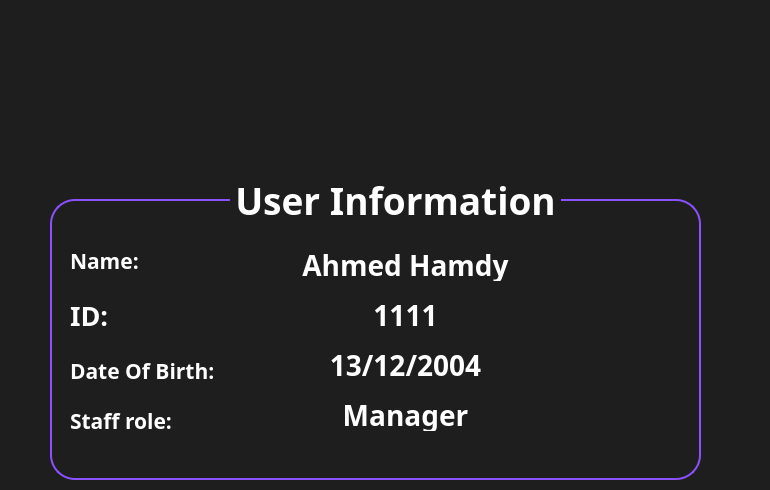
<?xml version="1.0" encoding="UTF-8"?>
<ui version="4.0">
 <class>Staff_profileClass</class>
 <widget class="QWidget" name="Staff_profileClass">
  <property name="geometry">
   <rect>
    <x>0</x>
    <y>0</y>
    <width>770</width>
    <height>490</height>
   </rect>
  </property>
  <property name="windowTitle">
   <string>Form</string>
  </property>
  <property name="styleSheet">
   <string notr="true"> background-color:#1e1e1e; 
color:white;</string>
  </property>
  <widget class="QLabel" name="infoLabel">
   <property name="geometry">
    <rect>
     <x>230</x>
     <y>180</y>
     <width>331</width>
     <height>41</height>
    </rect>
   </property>
   <property name="font">
    <font>
     <family>Futura</family>
     <pointsize>28</pointsize>
     <bold>true</bold>
    </font>
   </property>
   <property name="styleSheet">
    <string notr="true"> background-color:#1e1e1e; </string>
   </property>
   <property name="text">
    <string>User Information</string>
   </property>
   <property name="alignment">
    <set>Qt::AlignmentFlag::AlignCenter</set>
   </property>
  </widget>
  <widget class="QLabel" name="dobLabel">
   <property name="geometry">
    <rect>
     <x>70</x>
     <y>350</y>
     <width>151</width>
     <height>41</height>
    </rect>
   </property>
   <property name="font">
    <font>
     <family>Futura</family>
     <pointsize>16</pointsize>
     <bold>true</bold>
    </font>
   </property>
   <property name="text">
    <string>Date Of Birth:</string>
   </property>
  </widget>
  <widget class="QLabel" name="idLabel">
   <property name="geometry">
    <rect>
     <x>70</x>
     <y>290</y>
     <width>51</width>
     <height>51</height>
    </rect>
   </property>
   <property name="font">
    <font>
     <family>Futura</family>
     <pointsize>20</pointsize>
     <bold>true</bold>
    </font>
   </property>
   <property name="text">
    <string>ID:</string>
   </property>
  </widget>
  <widget class="QLabel" name="DOB">
   <property name="geometry">
    <rect>
     <x>280</x>
     <y>350</y>
     <width>251</width>
     <height>31</height>
    </rect>
   </property>
   <property name="font">
    <font>
     <family>Futura</family>
     <pointsize>21</pointsize>
     <bold>true</bold>
    </font>
   </property>
   <property name="text">
    <string>13/12/2004</string>
   </property>
   <property name="alignment">
    <set>Qt::AlignmentFlag::AlignCenter</set>
   </property>
  </widget>
  <widget class="QLabel" name="frameInfo">
   <property name="geometry">
    <rect>
     <x>50</x>
     <y>199</y>
     <width>651</width>
     <height>281</height>
    </rect>
   </property>
   <property name="styleSheet">
    <string notr="true">border-radius: 25px;
border: 2px solid #8B50FF;
</string>
   </property>
   <property name="text">
    <string/>
   </property>
  </widget>
  <widget class="QLabel" name="Name">
   <property name="geometry">
    <rect>
     <x>280</x>
     <y>250</y>
     <width>251</width>
     <height>31</height>
    </rect>
   </property>
   <property name="font">
    <font>
     <family>Futura</family>
     <pointsize>21</pointsize>
     <bold>true</bold>
    </font>
   </property>
   <property name="text">
    <string>Ahmed Hamdy</string>
   </property>
   <property name="alignment">
    <set>Qt::AlignmentFlag::AlignCenter</set>
   </property>
  </widget>
  <widget class="QLabel" name="nameLabel">
   <property name="geometry">
    <rect>
     <x>70</x>
     <y>240</y>
     <width>71</width>
     <height>41</height>
    </rect>
   </property>
   <property name="font">
    <font>
     <family>Futura</family>
     <pointsize>16</pointsize>
     <bold>true</bold>
    </font>
   </property>
   <property name="text">
    <string>Name: </string>
   </property>
  </widget>
  <widget class="QLabel" name="ID">
   <property name="geometry">
    <rect>
     <x>280</x>
     <y>300</y>
     <width>251</width>
     <height>31</height>
    </rect>
   </property>
   <property name="font">
    <font>
     <family>Futura</family>
     <pointsize>21</pointsize>
     <bold>true</bold>
    </font>
   </property>
   <property name="text">
    <string>1111</string>
   </property>
   <property name="alignment">
    <set>Qt::AlignmentFlag::AlignCenter</set>
   </property>
  </widget>
  <widget class="QLabel" name="profilePicture">
   <property name="geometry">
    <rect>
     <x>300</x>
     <y>0</y>
     <width>181</width>
     <height>171</height>
    </rect>
   </property>
   <property name="styleSheet">
    <string notr="true">background-color:transparent;
border-radius: 70px;
</string>
   </property>
   <property name="text">
    <string/>
   </property>
   <property name="pixmap">
    <pixmap>assets/defaultProfile.png</pixmap>
   </property>
   <property name="scaledContents">
    <bool>true</bool>
   </property>
  </widget>
  <widget class="QLabel" name="roleLabel">
   <property name="geometry">
    <rect>
     <x>70</x>
     <y>400</y>
     <width>151</width>
     <height>41</height>
    </rect>
   </property>
   <property name="font">
    <font>
     <family>Futura</family>
     <pointsize>16</pointsize>
     <bold>true</bold>
    </font>
   </property>
   <property name="text">
    <string>Staff role:</string>
   </property>
  </widget>
  <widget class="QLabel" name="Role">
   <property name="geometry">
    <rect>
     <x>280</x>
     <y>400</y>
     <width>251</width>
     <height>31</height>
    </rect>
   </property>
   <property name="font">
    <font>
     <family>Futura</family>
     <pointsize>21</pointsize>
     <bold>true</bold>
    </font>
   </property>
   <property name="text">
    <string>Manager</string>
   </property>
   <property name="alignment">
    <set>Qt::AlignmentFlag::AlignCenter</set>
   </property>
  </widget>
  <zorder>frameInfo</zorder>
  <zorder>Name</zorder>
  <zorder>nameLabel</zorder>
  <zorder>ID</zorder>
  <zorder>profilePicture</zorder>
  <zorder>infoLabel</zorder>
  <zorder>idLabel</zorder>
  <zorder>dobLabel</zorder>
  <zorder>DOB</zorder>
  <zorder>roleLabel</zorder>
  <zorder>Role</zorder>
 </widget>
 <resources/>
 <connections/>
</ui>
